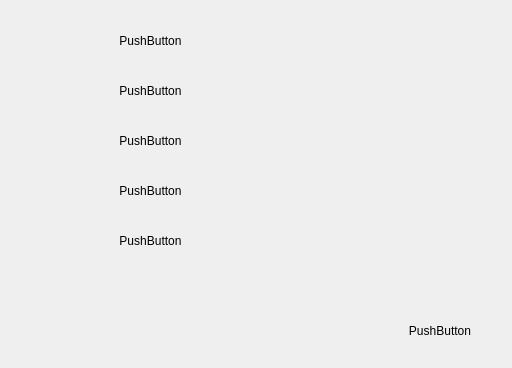
<?xml version="1.0" encoding="UTF-8"?>
<ui version="4.0">
 <class>Switch</class>
 <widget class="QWidget" name="Switch">
  <property name="geometry">
   <rect>
    <x>0</x>
    <y>0</y>
    <width>512</width>
    <height>368</height>
   </rect>
  </property>
  <property name="windowTitle">
   <string>Form</string>
  </property>
  <widget class="QLabel" name="bg">
   <property name="geometry">
    <rect>
     <x>0</x>
     <y>-10</y>
     <width>521</width>
     <height>381</height>
    </rect>
   </property>
   <property name="text">
    <string/>
   </property>
   <property name="pixmap">
    <pixmap resource="qressource.qrc">:/img/switch/partybg.png</pixmap>
   </property>
   <property name="scaledContents">
    <bool>true</bool>
   </property>
  </widget>
  <widget class="QLabel" name="pokemon1">
   <property name="geometry">
    <rect>
     <x>50</x>
     <y>20</y>
     <width>201</width>
     <height>41</height>
    </rect>
   </property>
   <property name="text">
    <string/>
   </property>
   <property name="pixmap">
    <pixmap resource="qressource.qrc">:/img/switch/partyPanelRound.png</pixmap>
   </property>
   <property name="scaledContents">
    <bool>true</bool>
   </property>
  </widget>
  <widget class="QLabel" name="pokemon2">
   <property name="geometry">
    <rect>
     <x>50</x>
     <y>70</y>
     <width>201</width>
     <height>41</height>
    </rect>
   </property>
   <property name="text">
    <string/>
   </property>
   <property name="pixmap">
    <pixmap resource="qressource.qrc">:/img/switch/partyPanelRound.png</pixmap>
   </property>
   <property name="scaledContents">
    <bool>true</bool>
   </property>
  </widget>
  <widget class="QLabel" name="pokemon3">
   <property name="geometry">
    <rect>
     <x>50</x>
     <y>120</y>
     <width>201</width>
     <height>41</height>
    </rect>
   </property>
   <property name="text">
    <string/>
   </property>
   <property name="pixmap">
    <pixmap resource="qressource.qrc">:/img/switch/partyPanelRound.png</pixmap>
   </property>
   <property name="scaledContents">
    <bool>true</bool>
   </property>
  </widget>
  <widget class="QLabel" name="pokemon4">
   <property name="geometry">
    <rect>
     <x>50</x>
     <y>170</y>
     <width>201</width>
     <height>41</height>
    </rect>
   </property>
   <property name="text">
    <string/>
   </property>
   <property name="pixmap">
    <pixmap resource="qressource.qrc">:/img/switch/partyPanelRound.png</pixmap>
   </property>
   <property name="scaledContents">
    <bool>true</bool>
   </property>
  </widget>
  <widget class="QLabel" name="pokemon5">
   <property name="geometry">
    <rect>
     <x>50</x>
     <y>220</y>
     <width>201</width>
     <height>41</height>
    </rect>
   </property>
   <property name="text">
    <string/>
   </property>
   <property name="pixmap">
    <pixmap resource="qressource.qrc">:/img/switch/partyPanelRound.png</pixmap>
   </property>
   <property name="scaledContents">
    <bool>true</bool>
   </property>
  </widget>
  <widget class="QLabel" name="cancel">
   <property name="geometry">
    <rect>
     <x>390</x>
     <y>310</y>
     <width>101</width>
     <height>41</height>
    </rect>
   </property>
   <property name="text">
    <string/>
   </property>
   <property name="pixmap">
    <pixmap resource="qressource.qrc">:/img/switch/partyCancel.png</pixmap>
   </property>
   <property name="scaledContents">
    <bool>true</bool>
   </property>
  </widget>
  <widget class="QPushButton" name="button1">
   <property name="geometry">
    <rect>
     <x>400</x>
     <y>320</y>
     <width>80</width>
     <height>21</height>
    </rect>
   </property>
   <property name="text">
    <string>PushButton</string>
   </property>
   <property name="flat">
    <bool>true</bool>
   </property>
  </widget>
  <widget class="QPushButton" name="button2">
   <property name="geometry">
    <rect>
     <x>50</x>
     <y>20</y>
     <width>201</width>
     <height>41</height>
    </rect>
   </property>
   <property name="text">
    <string>PushButton</string>
   </property>
   <property name="flat">
    <bool>true</bool>
   </property>
  </widget>
  <widget class="QPushButton" name="button3">
   <property name="geometry">
    <rect>
     <x>50</x>
     <y>70</y>
     <width>201</width>
     <height>41</height>
    </rect>
   </property>
   <property name="text">
    <string>PushButton</string>
   </property>
   <property name="flat">
    <bool>true</bool>
   </property>
  </widget>
  <widget class="QPushButton" name="button4">
   <property name="geometry">
    <rect>
     <x>50</x>
     <y>120</y>
     <width>201</width>
     <height>41</height>
    </rect>
   </property>
   <property name="text">
    <string>PushButton</string>
   </property>
   <property name="flat">
    <bool>true</bool>
   </property>
  </widget>
  <widget class="QPushButton" name="button5">
   <property name="geometry">
    <rect>
     <x>50</x>
     <y>170</y>
     <width>201</width>
     <height>41</height>
    </rect>
   </property>
   <property name="text">
    <string>PushButton</string>
   </property>
   <property name="flat">
    <bool>true</bool>
   </property>
  </widget>
  <widget class="QPushButton" name="button6">
   <property name="geometry">
    <rect>
     <x>50</x>
     <y>220</y>
     <width>201</width>
     <height>41</height>
    </rect>
   </property>
   <property name="text">
    <string>PushButton</string>
   </property>
   <property name="flat">
    <bool>true</bool>
   </property>
  </widget>
 </widget>
 <resources>
  <include location="qressource.qrc"/>
 </resources>
 <connections/>
</ui>
